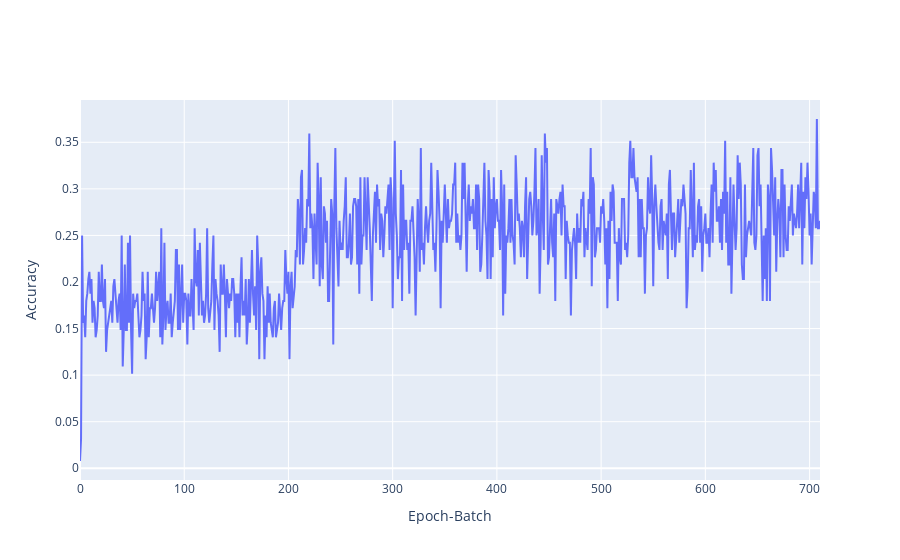
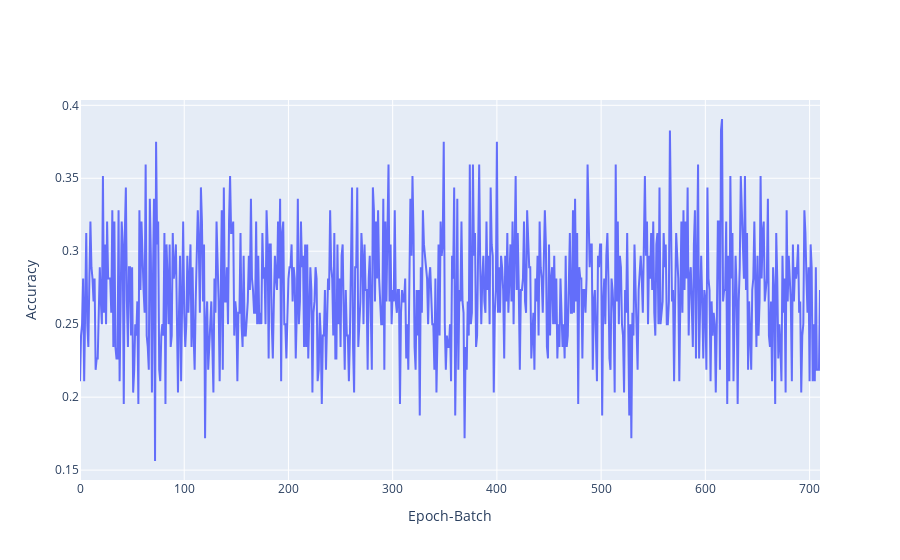
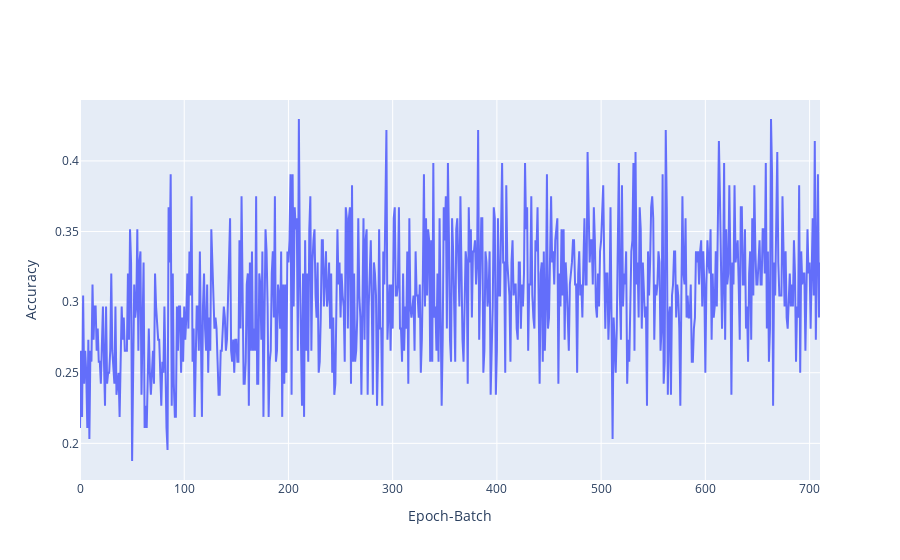
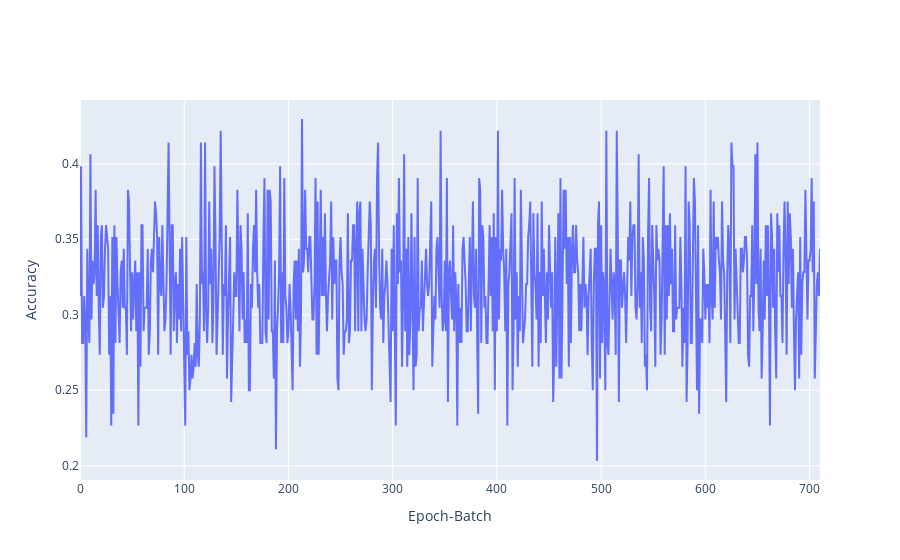

Notebook code for these charts, in order:
### Markdown cell above
* It converges but its performance is worse than random guessing.

### Code cell
for i in range(30):
    fig = go.Figure()
    x = list(range(len(batch_acc[i])))  
    fig.add_trace(go.Scatter(x=x,y=batch_acc[i], mode='lines', name='Epoch Accuracies'))
    fig.update_layout(
        xaxis_title='Epoch-Batch',
        yaxis_title='Accuracy',
        legend_title='Legend'
    )
    fig.show()

### Figure 1 — Plotly figure (JSON) as saved in the notebook; plotly's stock layout.template omitted (floating-point values rounded to 4 significant figures; data arrays with more than 128 entries replaced by an {"elided": "..."} marker saying what was removed)
{"data": [{"mode": "lines", "name": "Epoch Accuracies", "type": "scatter", "x": {"elided": "711 int values"}, "y": {"elided": "711 float values"}}], "layout": {"legend": {"title": {"text": "Legend"}}, "xaxis": {"title": {"text": "Epoch-Batch"}}, "yaxis": {"title": {"text": "Accuracy"}}}}

### Figure 2 — Plotly figure (JSON) as saved in the notebook; plotly's stock layout.template omitted (floating-point values rounded to 4 significant figures; data arrays with more than 128 entries replaced by an {"elided": "..."} marker saying what was removed)
{"data": [{"mode": "lines", "name": "Epoch Accuracies", "type": "scatter", "x": {"elided": "711 int values"}, "y": {"elided": "711 float values"}}], "layout": {"legend": {"title": {"text": "Legend"}}, "xaxis": {"title": {"text": "Epoch-Batch"}}, "yaxis": {"title": {"text": "Accuracy"}}}}

### Figure 3 — Plotly figure (JSON) as saved in the notebook; plotly's stock layout.template omitted (floating-point values rounded to 4 significant figures; data arrays with more than 128 entries replaced by an {"elided": "..."} marker saying what was removed)
{"data": [{"mode": "lines", "name": "Epoch Accuracies", "type": "scatter", "x": {"elided": "711 int values"}, "y": {"elided": "711 float values"}}], "layout": {"legend": {"title": {"text": "Legend"}}, "xaxis": {"title": {"text": "Epoch-Batch"}}, "yaxis": {"title": {"text": "Accuracy"}}}}

### Figure 4 — Plotly figure (JSON) as saved in the notebook; plotly's stock layout.template omitted (floating-point values rounded to 4 significant figures; data arrays with more than 128 entries replaced by an {"elided": "..."} marker saying what was removed)
{"data": [{"mode": "lines", "name": "Epoch Accuracies", "type": "scatter", "x": {"elided": "711 int values"}, "y": {"elided": "711 float values"}}], "layout": {"legend": {"title": {"text": "Legend"}}, "xaxis": {"title": {"text": "Epoch-Batch"}}, "yaxis": {"title": {"text": "Accuracy"}}}}
